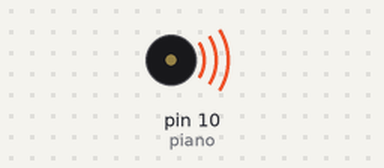
Bench run of a sketch on a simulated Arduino Uno, built with avr-gcc and run on an emulated ATmega328P. Parts: buzzer (waves = sounding).

Above: at 0.1 s.
At 38.77 s:
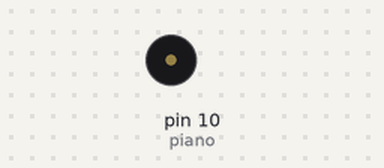
Timing chart, 0 to 40.0 s (numbered marks = the images above):
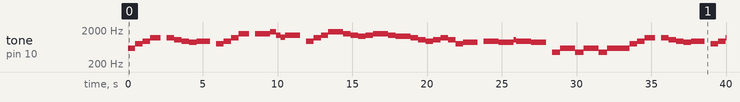

The sketch:

sketch_feb11j.ino
```cpp
// https://blog.naver.com/tmvmffpsej/221712694110
//하울의 움직이는 성 ost

char piano = 10;

float A[] = {27.5, 55, 110, 220, 440, 880, 1760, 3520};
float As[] = {29.1, 58.3, 116.5, 233.1, 446.2, 932.3, 1864.7, 3729.3};
float B[] = {30.9, 61.7, 123.5, 246.9, 493.9, 987.8, 1975.5, 3951.1};
float C[] = {32.7, 65.4, 130.8, 261.6, 523.3, 1046.5, 2093, 4186};
float Cs[] = {34.6, 69.3, 139.6, 277.2, 544.4, 1108.7, 2217.5};
float D[] = {36.7, 73.4, 146.8, 293.7, 587.3, 1174.7, 2349.3};
float Ds[] = {38.9, 77.8, 155.6, 311.1, 622.3, 1244.5, 2489};
float E[] = {41.2, 82.4, 164.8, 329.6, 659.3, 1318.5, 2637};
float F[] = {43.7, 87.3, 174.6, 349.2, 698.5, 1396.9, 2793.8};
float Fs[] = {46.2, 92.5, 185, 370, 740, 1480, 2960};
float G[] = {49, 98, 196, 392, 780, 1568, 3136};
float Gs[] = {51.9, 103.8, 207.7, 415.3, 830, 1661.2, 3322.4};

void setup() {
 pinMode(piano, OUTPUT);

 tone(piano, D[4]);
 delay(500);
 tone(piano, G[4]);
 delay(500);
 tone(piano, As[5]);
 delay(500);
 tone(piano, D[5]);
 delay(700);
 noTone(piano);
 delay(400);

 tone(piano, D[5]);
 delay(500);
 tone(piano, C[5]);
 delay(500);
 tone(piano, As[5]);
 delay(500);
 tone(piano, A[5]);
 delay(500);
 tone(piano, As[5]);
 delay(900);
 noTone(piano);
 delay(400);

 tone(piano, G[4]);
 delay(500);
 tone(piano, As[5]);
 delay(500);
 tone(piano, D[5]);
 delay(500);
 tone(piano, G[5]);
 delay(700);
 noTone(piano);
 delay(400);

 tone(piano, G[5]);
 delay(500);
 noTone(piano);
 delay(10);
 tone(piano, G[5]);
 delay(500);
 tone(piano, A[6]);
 delay(400);
 tone(piano, F[5]);
 delay(300);
 tone(piano, Ds[5]);
 delay(300);
 tone(piano, F[5]);
 delay(1000);
 noTone(piano);
 delay(400);

 tone(piano, As[5]);
 delay(500);
 tone(piano, D[5]);
 delay(500);
 tone(piano, F[5]);
 delay(500);
 tone(piano, A[6]);
 delay(1000);
 tone(piano, G[5]);
 delay(500);
 tone(piano, F[5]);
 delay(500);
 tone(piano, E[5]);
 delay(500);
 tone(piano, F[5]);
 delay(500);
 tone(piano, G[5]);
 delay(1000);
 tone(piano, F[5]);
 delay(500);
 tone(piano, E[5]);
 delay(1000);
 tone(piano, D[5]);
 delay(500);
 tone(piano, C[5]);
 delay(500);
 tone(piano, As[5]);
 delay(500);
 tone(piano, C[5]);
 delay(500);
 tone(piano, D[5]);
 delay(500);
 tone(piano, C[5]);
 delay(500);
 tone(piano, G[4]);
 delay(500);
 tone(piano, A[5]);
 delay(1000);
 noTone(piano);
 delay(400);

 tone(piano, As[5]);
 delay(1000);
 tone(piano, A[5]);
 delay(1000);
 tone(piano, C[5]);
 delay(150);
 tone(piano, As[5]);
 delay(1000);
 tone(piano, A[5]);
 delay(1000);
 noTone(piano);
 delay(400);

 tone(piano, A[4]);
 delay(550);
 tone(piano, D[4]);
 delay(500);
 noTone(piano);
 delay(10);
 tone(piano, D[4]);
 delay(500);
 noTone(piano);
 delay(10);

 tone(piano, A[4]);
 delay(550);
 tone(piano, D[4]);
 delay(500);
 noTone(piano);
 delay(10);
 tone(piano, D[4]);
 delay(500);
 noTone(piano);
 delay(10);

 tone(piano, A[4]);
 delay(550);
 tone(piano, D[4]);
 delay(500);
 noTone(piano);
 delay(10);
 tone(piano, D[4]);
 delay(500);
 noTone(piano);
 delay(10);

 tone(piano, D[4]);
 delay(500);
 tone(piano, G[4]);
 delay(500);
 tone(piano, As[5]);
 delay(500);
 tone(piano, D[5]);
 delay(700);
 noTone(piano);
 delay(400);

 tone(piano, D[5]);
 delay(500);
 tone(piano, C[5]);
 delay(500);
 tone(piano, As[5]);
 delay(500);
 tone(piano, A[5]);
 delay(500);
 tone(piano, As[5]);
 delay(900);
 noTone(piano);
 delay(400);

 tone(piano, G[4]);
 delay(500);
 tone(piano, As[5]);
 delay(500);
 tone(piano, D[5]);
 delay(500);
 tone(piano, G[5]);
 delay(700);
 noTone(piano);
 delay(400);

 tone(piano, G[5]);
 delay(500);
 noTone(piano);
 delay(10);
 tone(piano, G[5]);
 delay(500);
 tone(piano, A[6]);
 delay(400);
 tone(piano, F[5]);
 delay(300);
 tone(piano, Ds[5]);
 delay(300);
 tone(piano, F[5]);
 delay(1000);
 noTone(piano);
 delay(400);

 tone(piano, As[5]);
 delay(500);
 tone(piano, D[5]);
 delay(500);
 tone(piano, F[5]);
 delay(500);
 tone(piano, A[6]);
 delay(1000);
 tone(piano, G[5]);
 delay(500);
 tone(piano, F[5]);
 delay(300);
 tone(piano, E[5]);
 delay(300);
 tone(piano, D[5]);
 delay(300);
 tone(piano, E[5]);
 delay(300);
 tone(piano, G[5]);
 delay(1000);
 tone(piano, F[5]);
 delay(500);
 tone(piano, E[5]);
 delay(300);
 tone(piano, D[5]);
 delay(300);
 tone(piano, C[5]);
 delay(300);
 tone(piano, D[5]);
 delay(300);
 noTone(piano);
 delay(10);

 tone(piano, D[5]);
 delay(500);
 tone(piano, C[5]);
 delay(300);
 tone(piano, D[5]);
 delay(300);
 tone(piano, C[5]);
 delay(300);
 tone(piano, As[5]);
 delay(300);
 tone(piano, A[5]);
 delay(700);
 tone(piano, B[5]);
 delay(300);
 tone(piano, Cs[5]);
 delay(500);
 tone(piano, D[5]);
 delay(1000);
 noTone(piano);
 delay(10);


 tone(piano, D[5]);
 delay(500);
 tone(piano, Ds[5]);
 delay(1000);
 tone(piano, D[5]);
 delay(500);
 tone(piano, C[5]);
 delay(500);
 tone(piano, As[5]);
 delay(500);
 tone(piano, A[5]);
 delay(500);
 tone(piano, As[5]);
 delay(500);
 tone(piano, C[5]);
 delay(500);
 tone(piano, D[5]);
 delay(500);

 tone(piano, F[4]);
 delay(1000);
 noTone(piano);
 delay(10);
 tone(piano, F[4]);
 delay(500);
 tone(piano, Ds[5]);
 delay(1000);
 tone(piano, D[5]);
 delay(500);
 tone(piano, C[5]);
 delay(1000);
 tone(piano, As[5]);
 delay(300);
 tone(piano, C[5]);
 delay(500);
 tone(piano, D[5]);
 delay(1000);
 noTone(piano);
 delay(10);
 tone(piano, D[5]);
 delay(300);
 noTone(piano);
 delay(10);
 tone(piano, D[5]);
 delay(300);

 tone(piano, Cs[5]);
 delay(500);
 tone(piano, D[5]);
 delay(500);
 tone(piano, F[5]);
 delay(500);
 tone(piano, E[5]);
 delay(500);
 tone(piano, D[5]);
 delay(500);
 tone(piano, Cs[5]);
 delay(1000);
 tone(piano, E[5]);
 delay(500);
 tone(piano, A[5]);
 delay(1000);
 noTone(piano);
 delay(10);
 tone(piano, A[5]);
 delay(500);
 tone(piano, F[5]);
 delay(1000);
 noTone(piano);
 delay(10);
 tone(piano, F[5]);
 delay(500);
 noTone(piano);
 delay(10);
 tone(piano, F[5]);
 delay(500);
 tone(piano, E[5]);
 delay(500);
 tone(piano, D[5]);
 delay(500);
 tone(piano, E[5]);
 delay(2000);

 tone(piano, Fs[5]);
 delay(1000);
 noTone(piano);
 delay(10);
 tone(piano, Fs[5]);
 delay(500);
 noTone(piano);
 delay(10);
 tone(piano, Fs[5]);
 delay(500);
 tone(piano, G[5]);
 delay(500);
 tone(piano, A[6]);
 delay(500);
 tone(piano, As[6]);
 delay(2000);

 tone(piano, E[5]);
 delay(1000);
 noTone(piano);
 delay(10);
 tone(piano, E[5]);
 delay(500);
 noTone(piano);
 delay(10);
 tone(piano, E[5]);
 delay(500);
 tone(piano, F[5]);
 delay(500);
 tone(piano, G[5]);
 delay(500);
 tone(piano, A[6]);
 delay(2000);

 tone(piano, D[5]);
 delay(500);
 noTone(piano);
 delay(10);
 tone(piano, D[5]);
 delay(500);
 noTone(piano);
 delay(10);
 tone(piano, D[5]);
 delay(500);
 tone(piano, Cs[5]);
 delay(500);
 tone(piano, D[5]);
 delay(500);

 tone(piano, Cs[5]);
 delay(1000);
 tone(piano, E[5]);
 delay(500);
 tone(piano, A[6]);
 delay(1000);
 tone(piano, G[5]);
 delay(500);
 tone(piano, Fs[5]);
 delay(2000);

 tone(piano, D[4]);
 delay(500);
 tone(piano, G[4]);
 delay(500);
 tone(piano, As[5]);
 delay(500);
 tone(piano, D[5]);
 delay(700);
 noTone(piano);
 delay(400);

 tone(piano, D[5]);
 delay(500);
 tone(piano, C[5]);
 delay(500);
 tone(piano, As[5]);
 delay(500);
 tone(piano, A[5]);
 delay(500);
 tone(piano, As[5]);
 delay(700);
 noTone(piano);
 delay(400);

 tone(piano, G[4]);
 delay(500);
 tone(piano, As[5]);
 delay(500);
 tone(piano, D[5]);
 delay(500);
 tone(piano, G[5]);
 delay(700);
 noTone(piano);
 delay(400);

 tone(piano, G[5]);
 delay(500);
 noTone(piano);
 delay(10);
 tone(piano, G[5]);
 delay(500);
 tone(piano, A[6]);
 delay(400);
 tone(piano, F[5]);
 delay(300);
 tone(piano, Ds[5]);
 delay(300);
 tone(piano, F[5]);
 delay(1000);
 noTone(piano);
 delay(400);

 tone(piano, As[5]);
 delay(500);
 tone(piano, D[5]);
 delay(500);
 tone(piano, F[5]);
 delay(500);
 tone(piano, A[6]);
 delay(1000);
 tone(piano, G[5]);
 delay(500);
 tone(piano, F[5]);
 delay(300);
 tone(piano, E[5]);
 delay(300);
 tone(piano, D[5]);
 delay(300);
 tone(piano, E[5]);
 delay(300);
 tone(piano, G[5]);
 delay(1000);
 tone(piano, F[5]);
 delay(500);
 tone(piano, E[5]);
 delay(300);
 tone(piano, D[5]);
 delay(300);
 tone(piano, C[5]);
 delay(300);
 tone(piano, D[5]);
 delay(300);
 noTone(piano);
 delay(10);

 tone(piano, D[5]);
 delay(500);
 tone(piano, C[5]);
 delay(300);
 tone(piano, D[5]);
 delay(300);
 tone(piano, C[5]);
 delay(300);
 tone(piano, As[5]);
 delay(300);
 tone(piano, A[5]);
 delay(1000);
 tone(piano, B[5]);
 delay(300);
 tone(piano, Cs[5]);
 delay(500);
 tone(piano, D[5]);
 delay(1000);
 noTone(piano);
 delay(10);

 tone(piano, D[4]);
 delay(300);
 noTone(piano);
 delay(10);
 tone(piano, D[4]);
 delay(500);
 tone(piano, C[4]);
 delay(300);
 tone(piano, D[4]);
 delay(300);
 tone(piano, C[4]);
 delay(300);
 tone(piano, As[4]);
 delay(300);
 tone(piano, A[4]);
 delay(1000);
 tone(piano, B[4]);
 delay(300);
 tone(piano, Cs[4]);
 delay(500);
 tone(piano, D[4]);
 delay(1500);
 noTone(piano);
 delay(10000);

}
void loop() {

}
```

Measured:
- by itself, tone on pin 10 (piano): plays 587 Hz for 0.50 s, 780 Hz for 0.50 s, 932 Hz for 0.50 s, 1174 Hz for 0.70 s, 1174 Hz for 0.50 s, 1046 Hz for 0.50 s … (64 notes in this stretch)
